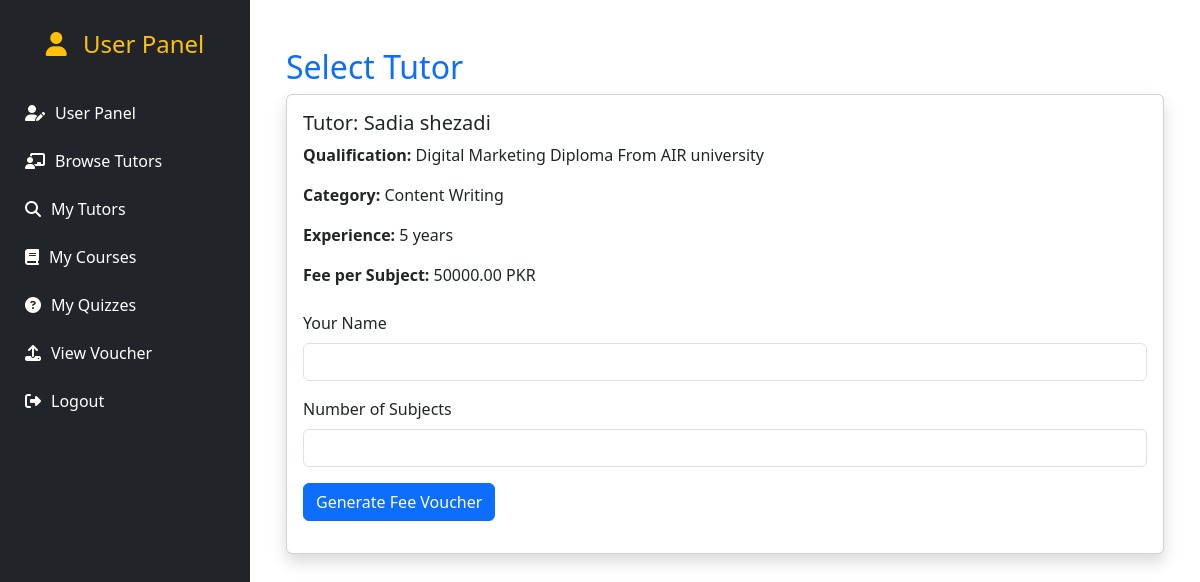
Page /User/select_tutor.php?id=2 on the committed database.
### tables this page shows
CREATE TABLE `tutors` (
  `id` int(11) NOT NULL,
  `tutorName` varchar(100) DEFAULT NULL,
  `tutorQualification` varchar(100) DEFAULT NULL,
  `tutorCategory` varchar(100) DEFAULT NULL,
  `tutorExperience` int(11) DEFAULT NULL,
  `tutorPicture` varchar(255) DEFAULT NULL,
  `tutorAddress` text DEFAULT NULL,
  `tutorMobile` varchar(20) DEFAULT NULL,
  `tutorFee` decimal(10,2) DEFAULT NULL,
  `password` varchar(255) NOT NULL,
  `resume` varchar(255) DEFAULT NULL
);

### User/select_tutor.php (the view, shortened to what this page needs)
<?php
include '../db_connection.php';
include 'sidebar_user.php';
if (isset($_GET['id'])) {
    $tutorID = $_GET['id'];
    $stmt = $conn->prepare("SELECT * FROM tutors WHERE id = ?");
    $stmt->bind_param("i", $tutorID);
    $stmt->execute();
    $result = $stmt->get_result();
    if ($result->num_rows === 1) {
        $tutor = $result->fetch_assoc();
    } else {
        echo "Tutor not found!";
        exit();
    }
} else {
    echo "No tutor selected!";
    exit();
}
    ?>
<div class="main-content p-4" style="margin-left: 250px;">
    <div class="container mt-4">
        <h2 class="text-primary">Select Tutor</h2>
        <div class="card shadow">
            <div class="card-body">
                <h5 class="card-title">Tutor: <?= $tutor['tutorName']; ?></h5>
                <p><strong>Qualification:</strong> <?= $tutor['tutorQualification']; ?></p>
                <p><strong>Category:</strong> <?= $tutor['tutorCategory']; ?></p>
                <p><strong>Experience:</strong> <?= $tutor['tutorExperience']; ?> years</p>
                <p><strong>Fee per Subject:</strong> <?= $tutor['tutorFee']; ?> PKR</p>
                <form method="post" class="mt-4">
                    <div class="mb-3">
                        <label for="studentName" class="form-label">Your Name</label>
                        <input type="text" name="studentName" class="form-control" required>
                    </div>
                    <div class="mb-3">
                        <label for="subjects" class="form-label">Number of Subjects</label>
                        <input type="number" name="subjects" class="form-control" min="1" required>
                    </div>
                    <button type="submit" class="btn btn-primary">Generate Fee Voucher</button>
                </form>
            </div>
        </div>
    </div>
</div>

### rows in the picture
tutors: tutorName "Sadia shezadi", tutorQualification "Digital Marketing Diploma From AIR university", tutorCategory "Content Writing", tutorExperience "5", tutorFee "50000.00"
